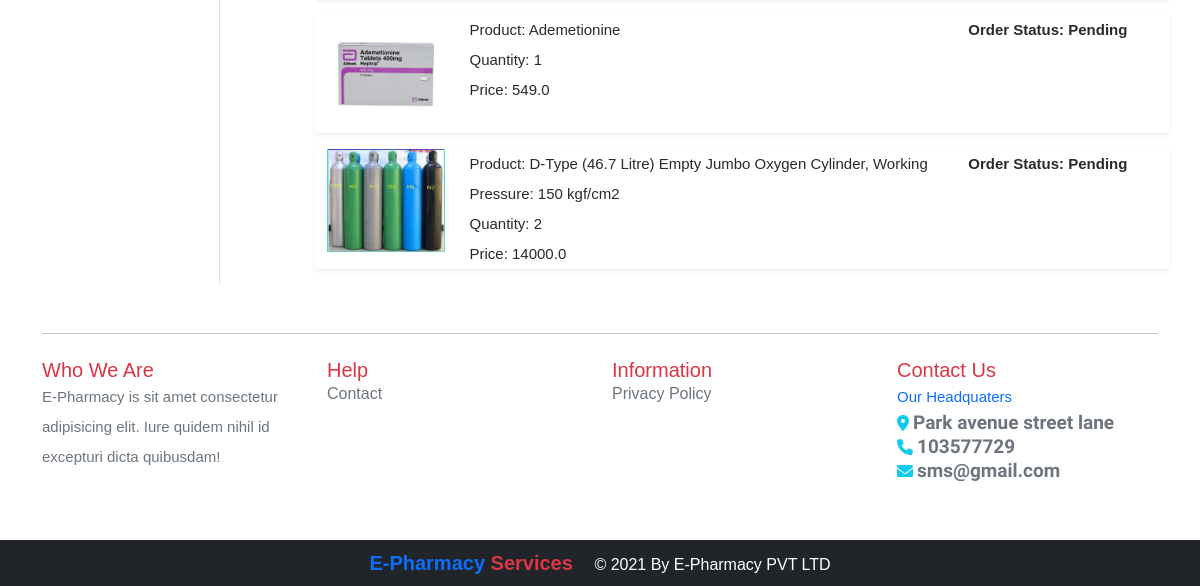
The app's page /orders/ (signed in, lower part), older data.
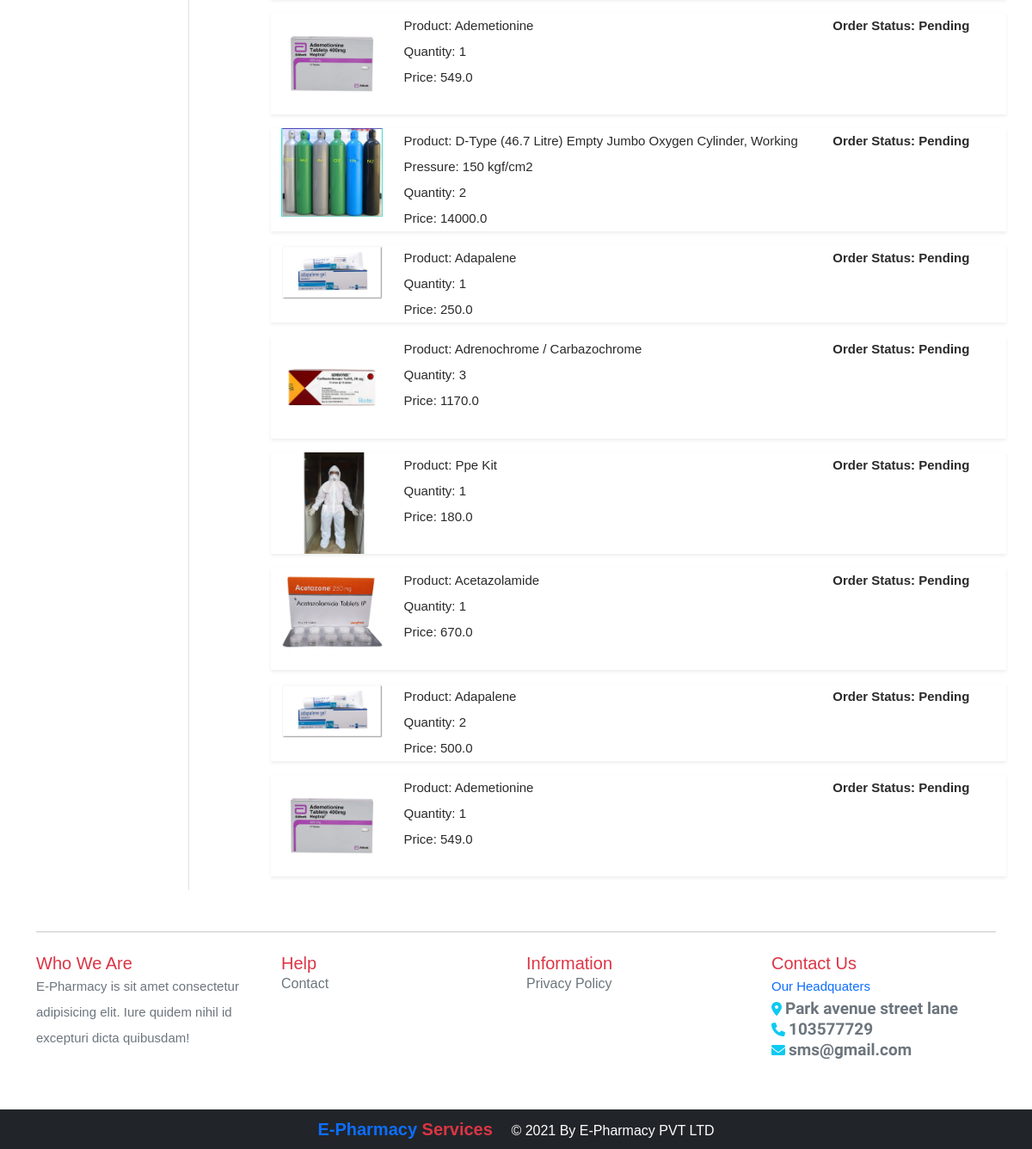
The same page, newer data.
### medicine/models.py (models this page shows, shortened)
class OrderPlaced(models.Model):
    user = models.ForeignKey(User, on_delete=models.CASCADE)
    customer = models.ForeignKey(Customer, on_delete=models.CASCADE)
    product = models.ForeignKey(Product, on_delete=models.CASCADE)
    quantity = models.PositiveIntegerField(default=1)
    ordered_date = models.DateTimeField(auto_now_add=True)
    status = models.CharField(
        max_length=50, choices=STATUS_CHOICES, default='Pending')
    @property
    def total_cost(self):
        return self.quantity * self.product.selling_price

class Product(models.Model):
    med_name = models.CharField(max_length=100,default="")
    indications = models.TextField(default="")
    dosage = models.TextField(default="")
    side_effects = models.TextField(default="")
    selling_price = models.FloatField(default="")
    category = models.CharField(choices=CATEGORY_CHOICES, max_length=20,default="")
    product_image = models.ImageField(upload_to='prodimg',default="")

### medicine/views.py (the view)
# urls.py: path('orders/', views.orders, name='orders'),
@login_required
def orders(request):
    totalitem = 0
    orderplaced = OrderPlaced.objects.filter(user=request.user)
    if request.user.is_authenticated:
        totalitem = len(Cart.objects.filter(user=request.user))
    return render(request, 'medicine/orders.html', {'orderplaced': orderplaced,'totalitem':totalitem})

### medicine/templates/medicine/orders.html (shortened to what this page needs)
{% extends 'medicine/base.html' %}
{% load static %}
{% block main_content %}
<div class="container my-5">
 <div class="row">
  <div class="col-sm-2 border-end">
  </div>
  <div class="col-sm-9 offset-sm-1">
  {% for op in orderplaced %}
   <div class="row shadow-sm mb-3">
    <div class="col-sm-2">
    <img src="{{op.product.product_image.url}}" alt="" class="img-fluid" height="150" width="150">
    </div>
    <div class="col-sm-7">
    <p>Product: {{op.product.med_name}}</p>
    <p>Quantity: {{op.quantity}}</p>
    <p>Price: {{op.total_cost}}</p>
   </div>
   <div class="col-sm-3 fw-bold">
   <p>Order Status: {{op.status}}</p>
   </div>
  </div>
  {% endfor %}
 </div>
</div>
</div>
<div class="container">
<hr class="w-100 mt-2">
</div>
{% endblock main_content %}

### medicine/templates/medicine/base.html (shortened to what this page needs)
<!doctype html>
{% load static %}
<html lang="en">
  <head>
    <link href="https://cdn.jsdelivr.net/npm/bootstrap@5.0.0-beta1/dist/css/bootstrap.min.css" rel="stylesheet">
    <link rel="stylesheet" href="{% static 'medicine/css/style.css' %}">
    <link rel="stylesheet" href="{% static 'medicine/css/styledynamic.css' %}">
    <link rel="stylesheet" href="{% static 'medicine/css/animated.css' %}">
    <link rel="stylesheet" href="https://unpkg.com/aos@next/dist/aos.css" />
    <link rel="stylesheet" href="https://cdnjs.cloudflare.com/ajax/libs/font-awesome/6.0.0-beta2/css/all.min.css" />
  </head>
  <body>
    {% block main_content %} {% endblock main_content %}
    <div class="container mb-5 pb-2 mt-4">
      <div class="col-lg-12">
      <div class="row">
          <div class="col-sm-3 wow fadeIn" data-wow-duration="1s" data-wow-delay="0.3s">
              <h5 class="text-danger">Who We Are</h5>
              <p class="text-secondary">E-Pharmacy is sit amet consectetur adipisicing elit. Iure quidem nihil id excepturi dicta quibusdam!</p>
          </div>
          <div class="col-sm-3 wow fadeIn" data-wow-duration="1s" data-wow-delay="0.3s">
              <h5 class="text-danger">Help</h5>
              <a href="{% url 'contact' %}" style="text-decoration:none;" class="text-secondary">Contact</a>
          </div>
          <div class="col-sm-3 wow fadeIn" data-wow-duration="1s" data-wow-delay="0.3s">
              <h5 class="text-danger">Information</h5>
                <a href="{% url 'privacy' %}" style="text-decoration:none;" class="text-secondary">Privacy Policy</a>
          </div>
          <div class="col-sm-3 wow fadeIn" data-wow-duration="1s" data-wow-delay="0.3s">
              <h5 class="text-danger">Contact Us</h5>
              <p class="text-primary">Our Headquaters</p>
              <i class="fas fa-map-marker-alt text-info"> <span class="text-secondary" style="font-family: 'Scheherazade New', serif; font-size:19px;">Park avenue street lane</span>  </i> <br>
              <i class="fas fa-phone text-info">  <span class="text-secondary" style="font-family: 'Scheherazade New', serif; font-size:19px;">103577729 </span> </i> <br>
              <i class="fas fa-envelope text-info">  <span class="text-secondary" style="font-family: 'Scheherazade New', serif; font-size:19px;" >sms@gmail.com </span> </i>
          </div>
      </div>
    </div>
    </div>
    <footer class="container-fluid bg-dark text-white text-center p-2 mt-5 h-25">
            <small class="navbar-brand text-primary"><strong>E-Pharmacy <span class="text-danger">Services</span></strong> </small>
      &copy; 2021 By E-Pharmacy PVT LTD
    </footer>
  </body>
</html>

### medicine/static/medicine/css/style.css (style rules this page uses)
.w-100 { width: 100%!important; height: 575px; }

### medicine/static/medicine/css/styledynamic.css (style rules this page uses)
html, body, div, span, applet, object, iframe, h1, h2, h3, h4, h5, h6, p, blockquote, div pre, a, abbr, acronym, address, big, cite, code, del, dfn, em, font, img, ins, kbd, q, s, samp, small, strike, strong, sub, sup, tt, var, b, u, i, center, dl, dt, dd, ol, ul, li, figure, header, nav, section, article, aside, footer, figcaption { margin: 0; padding: 0; border: 0; outline: 0; }
header, nav, section, article, aside, footer, hgroup { display: block; }
* { box-sizing: border-box; }
html, body { font-family: 'Poppins', sans-serif; font-weight: 400; background-color: #fff; -ms-text-size-adjust: 100%; -webkit-font-smoothing: antialiased; -moz-osx-font-smoothing: grayscale; }
a { text-decoration: none !important; }
h1, h2, h3, h4, h5, h6 { margin-top: 0px; margin-bottom: 0px; }
p { font-size: 15px; line-height: 30px; color: #2a2a2a; }
img { width: 100%; overflow: hidden; }
html, body { background: #fff; font-family: 'Poppins', sans-serif; }

Row changes from the older to the newer data that the page shows:
added OrderPlaced: product.product_image (picture), product.med_name "Adapalene", quantity "1", total_cost "250.0", status "Pending"
added OrderPlaced: product.product_image (picture), product.med_name "Adrenochrome / Carbazochrome", quantity "3", total_cost "1170.0", status "Pending"
added OrderPlaced: product.product_image (picture), product.med_name "Ppe Kit", quantity "1", total_cost "180.0", status "Pending"
added OrderPlaced: product.product_image (picture), product.med_name "Acetazolamide", quantity "1", total_cost "670.0", status "Pending"
added OrderPlaced: product.product_image (picture), product.med_name "Adapalene", quantity "2", total_cost "500.0", status "Pending"
added OrderPlaced: product.product_image (picture), product.med_name "Ademetionine", quantity "1", total_cost "549.0", status "Pending"
